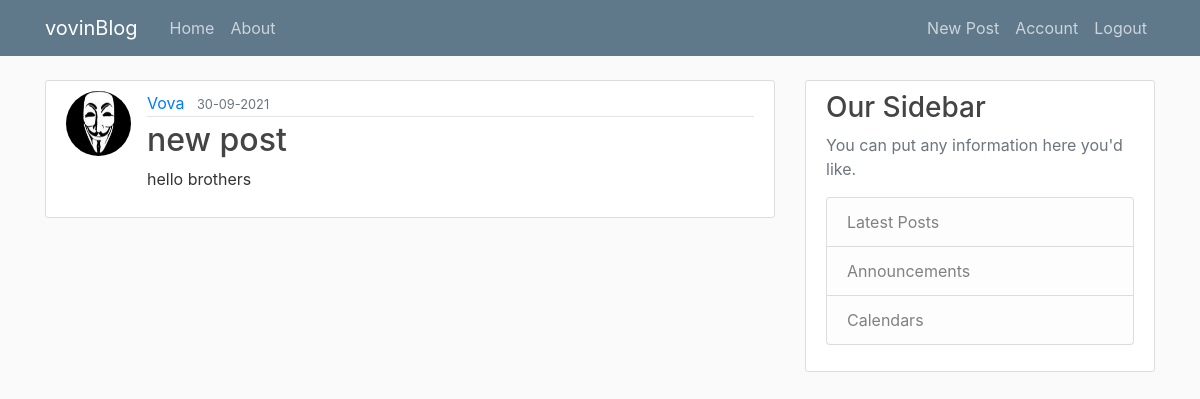
The page /post/1 (signed in) on the database its author committed.
### app/models.py (models this page shows, shortened)
class User(db.Model, UserMixin):
    id = db.Column(
        db.Integer,
        primary_key=True,
    )
    username = db.Column(db.String(20), unique=True, nullable=False)
    email = db.Column(db.String(120), unique=True, nullable=False)
    image_file = db.Column(db.String(20), nullable=False, default="default.jpg")
    password = db.Column(db.String(60), nullable=False)
    posts = db.relationship("Post", backref="author", lazy=True)

class Post(db.Model):
    id = db.Column(db.Integer, primary_key=True)
    title = db.Column(db.String(100), nullable=False)
    date_posted = db.Column(db.DateTime, nullable=False, default=datetime.utcnow)
    content = db.Column(db.Text, nullable=False)
    user_id = db.Column(db.Integer, db.ForeignKey("user.id"), nullable=False)

### app/posts/views.py (the view)
@posts.route("/post/<int:post_id>")
def post(post_id):
    post = Post.query.get_or_404(post_id)
    return render_template("post.html", title=post.title, post=post)

### app/models.py (called while the page is built)
@login_manager.user_loader
def load_user(user_id):
    return User.query.get(int(user_id))

### app/templates/post.html (shortened to what this page needs)
{% extends "layout.html" %}
{% block content %}
<article class="media content-section">
    <img class="rounded-circle article-img"
        src="{{ url_for('static', filename='profile_pics/' + post.author.image_file) }}">
    <div class="media-body">
        <div class="article-metadata">
            <a class="mr-2" href="{{ url_for('users.user_posts', username=post.author.username) }}">{{
                post.author.username }}</a>
            <small class="text-muted">{{ post.date_posted.strftime('%d-%m-%Y') }}</small>
        </div>
        <h2 class="article-title">{{ post.title }}</h2>
        <p class="article-content">{{ post.content }}</p>
    </div>
</article>
{% endblock %}

### app/static/main.css (style rules this page uses)
body { background: #fafafa; color: #333333; margin-top: 5rem; }
h1, h2, h3, h4, h5, h6 { color: #444444; }
.content-section { background: #ffffff; padding: 10px 20px; border: 1px solid #dddddd; border-radius: 3px; margin-bottom: 20px; }
.article-title { color: #444444; }
.article-content { white-space: pre-line; }
.article-img { height: 65px; width: 65px; margin-right: 16px; }
.article-metadata { padding-bottom: 1px; margin-bottom: 4px; border-bottom: 1px solid #e3e3e3 }

### rows shown on the page
User: image_file (picture), author.username "Vova"
Post: date_posted "30-09-2021", title "new post", content "hello brothers"
